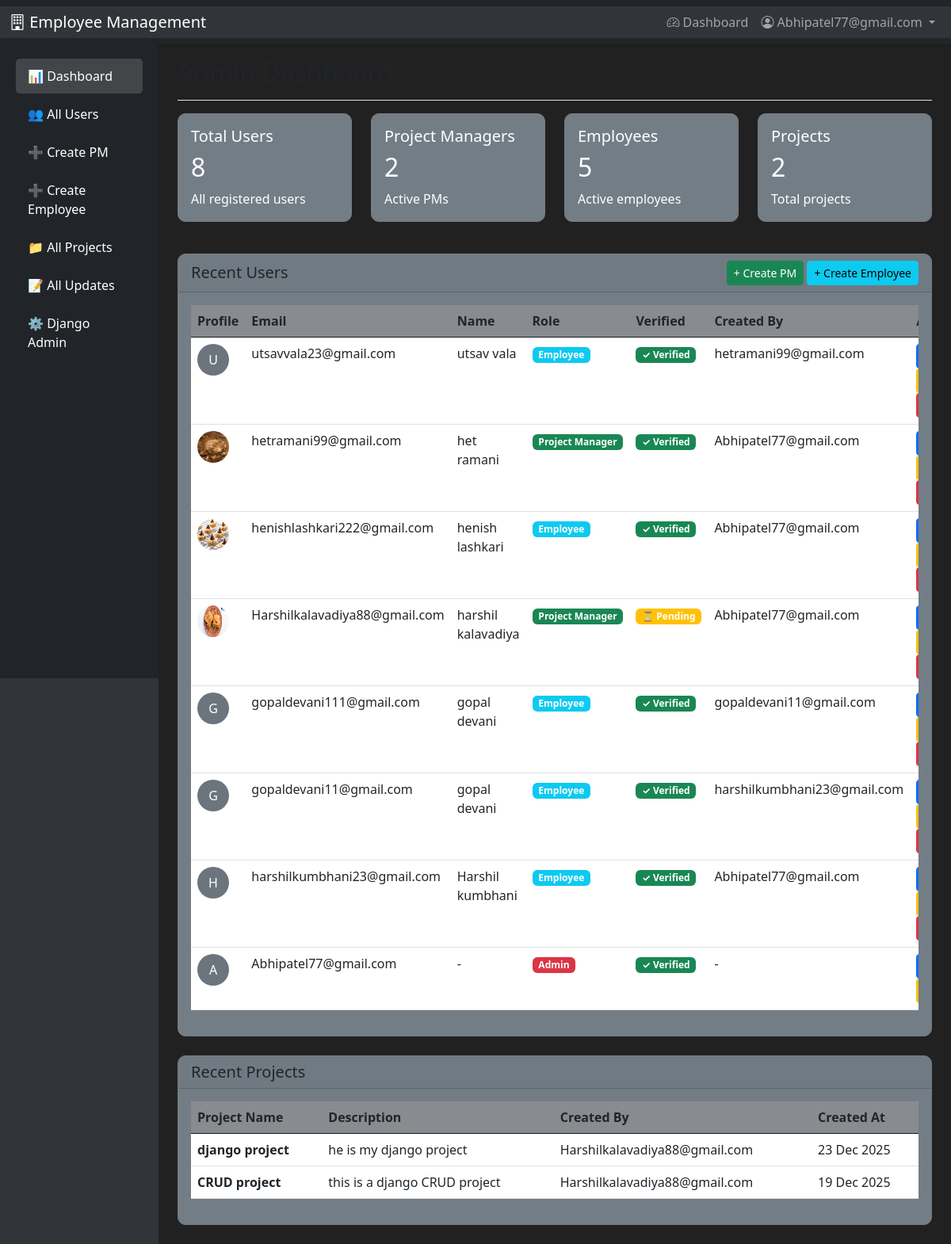
The page /dashboard/ (signed in) on the database as committed earlier.
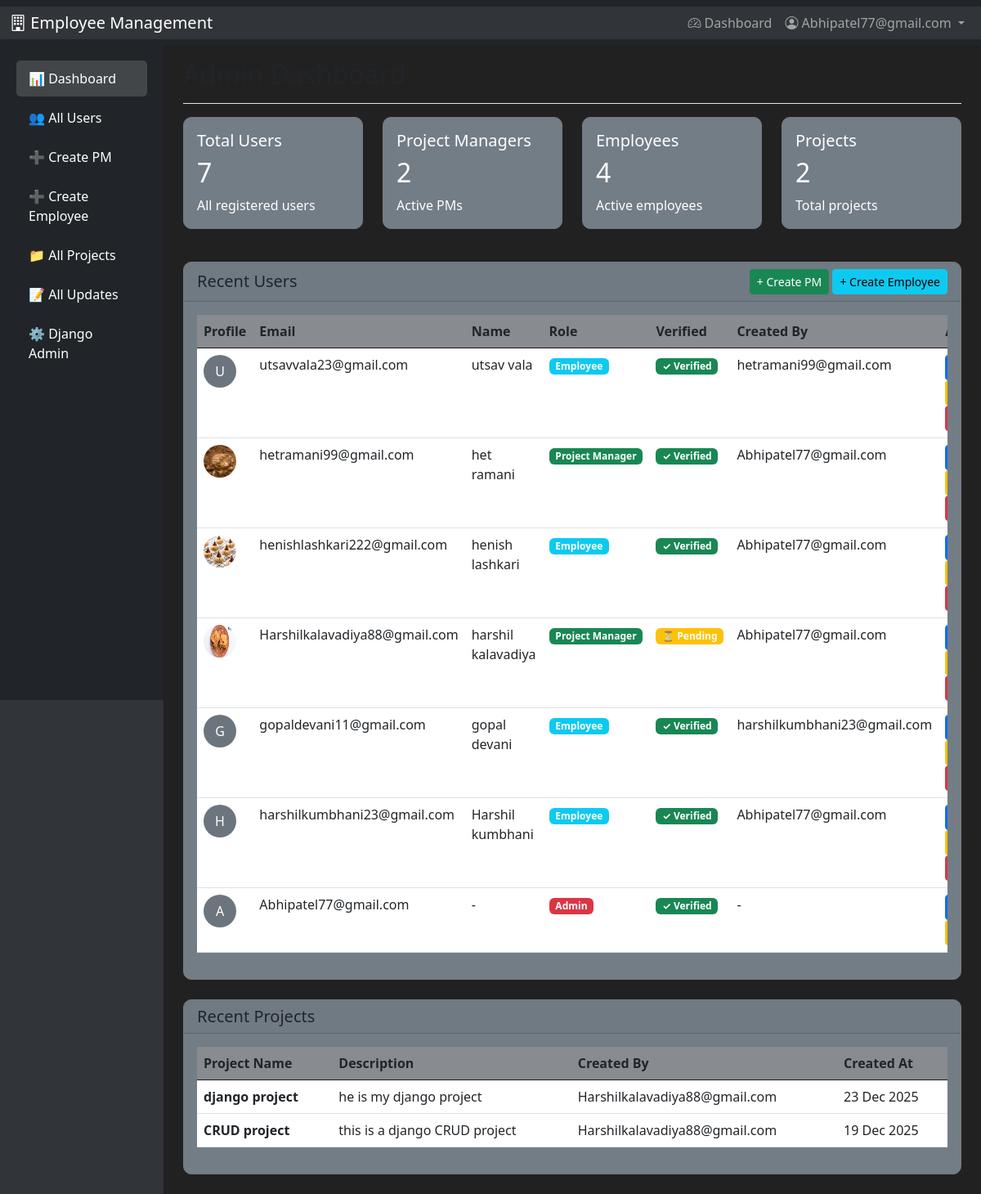
The same page on the database as committed later.
### accounts/models.py (models this page shows, shortened)
class User(AbstractUser):
    ROLE_CHOICES = (
        ('EMPLOYEE', 'Employee'),
        ('PM', 'Project Manager'),
        ('ADMIN', 'Admin'),
    )
    username = None
    email = models.EmailField(unique=True)
    role = models.CharField(max_length=10, choices=ROLE_CHOICES, default='EMPLOYEE')
    profile_image = models.ImageField(upload_to='profiles/', null=True, blank=True)
    is_verified = models.BooleanField(default=False)
    verification_token = models.CharField(max_length=100, blank=True)
    created_by = models.ForeignKey('self', on_delete=models.SET_NULL, null=True, blank=True, related_name='created_users')
    USERNAME_FIELD = 'email'
    REQUIRED_FIELDS = []
    objects = UserManager()
    class Meta:
        db_table = 'users'
        verbose_name = 'User'
        verbose_name_plural = 'Users'

class Project(models.Model):
    name = models.CharField(max_length=200)
    description = models.TextField(blank=True)
    created_by = models.ForeignKey(User, on_delete=models.CASCADE, limit_choices_to={'role': 'PM'}, related_name='projects')
    created_at = models.DateTimeField(auto_now_add=True)
    updated_at = models.DateTimeField(auto_now=True)
    class Meta:
        db_table = 'projects'
        ordering = ['-created_at']
        verbose_name = 'Project'
        verbose_name_plural = 'Projects'

### accounts/views.py (the view)
# urls.py: path('dashboard/', views.dashboard, name='dashboard'),
@login_required
def dashboard(request):
    user = request.user
    if user.role == 'ADMIN':
        return admin_dashboard(request)
    elif user.role == 'PM':
        return pm_dashboard(request)
    elif user.role == 'EMPLOYEE':
        return employee_dashboard(request)
    messages.error(request, "Your role is not configured. Please contact admin.")
    return redirect('login')

### accounts/views.py (called while the page is built)
def admin_required(view_func):
    def wrapper(request, *args, **kwargs):
        if not request.user.is_authenticated or request.user.role != 'ADMIN':
            messages.error(request, 'Access denied. Admin only.')
            return redirect('dashboard')
        return view_func(request, *args, **kwargs)
    return wrapper

@login_required
@admin_required
def admin_dashboard(request):
    context = {
        'total_users': User.objects.count(),
        'total_pms': User.objects.filter(role='PM').count(),
        'total_employees': User.objects.filter(role='EMPLOYEE').count(),
        'total_projects': Project.objects.count(),
        'recent_users': User.objects.all().order_by('-date_joined')[:10],
        'recent_projects': Project.objects.all().order_by('-created_at')[:5],
        'recent_updates': DailyUpdate.objects.all().order_by('-created_at')[:10],
    }
    return render(request, 'admin_dashboard.html', context)

### accounts/templates/admin_dashboard.html (shortened to what the changed rows need)
{% extends 'base.html' %}
{% load static %}
{% block content %}
<div class="container-fluid">
    <div class="row">
        <main class="col-md-10 ms-sm-auto px-md-4" style="margin-left: 16.66667%;">
            <div class="d-flex justify-content-between flex-wrap flex-md-nowrap align-items-center pt-3 pb-2 mb-3 border-bottom">
                <h1 class="h2">Admin Dashboard</h1>
            </div>
            <div class="row mb-4">
                <div class="col-md-3">
                    <div class="card text-white bg-primary mb-3">
                        <div class="card-body">
                            <h5 class="card-title">Total Users</h5>
                            <h2>{{ total_users }}</h2>
                            <p class="card-text">All registered users</p>
                        </div>
                    </div>
                </div>
                <div class="col-md-3">
                    <div class="card text-white bg-success mb-3">
                        <div class="card-body">
                            <h2>{{ total_pms }}</h2>
                        </div>
                    </div>
                </div>
                <div class="col-md-3">
                    <div class="card text-white bg-info mb-3">
                        <div class="card-body">
                            <h5 class="card-title">Employees</h5>
                            <h2>{{ total_employees }}</h2>
                            <p class="card-text">Active employees</p>
                        </div>
                    </div>
                </div>
                <div class="col-md-3">
                    <div class="card text-white bg-warning mb-3">
                        <div class="card-body">
                            <h2>{{ total_projects }}</h2>
                        </div>
                    </div>
                </div>
            </div>
            <div class="card mb-4">
                <div class="card-body">
                    <div class="table-responsive">
                        <table class="table table-hover">
                            <thead>
                                <tr>
                                    <th>Profile</th>
                                    <th>Email</th>
                                    <th>Name</th>
                                    <th>Role</th>
                                    <th>Verified</th>
                                    <th>Created By</th>
                                    <th>Actions</th>
                                </tr>
                            </thead>
                            <tbody>
                                {% for user in recent_users %}
                                <tr>
                                    <td>
                                        {% if user.profile_image %}
                                            <img src="{{ user.profile_image.url }}" alt="Profile" class="rounded-circle" width="40" height="40">
                                        {% else %}
                                            <div class="bg-secondary rounded-circle d-inline-flex align-items-center justify-content-center text-white" style="width: 40px; height: 40px;">
                                                {{ user.email|first|upper }}
                                            </div>
                                        {% endif %}
                                    </td>
                                    <td>{{ user.email }}</td>
                                    <td>{{ user.get_full_name|default:"-" }}</td>
                                    <td>
                                        <span class="badge bg-{% if user.role == 'ADMIN' %}danger{% elif user.role == 'PM' %}success{% else %}info{% endif %}">
                                            {{ user.get_role_display }}
                                        </span>
                                    </td>
                                    <td>
                                        {% if user.is_verified %}
                                            <span class="badge bg-success">✓ Verified</span>
                                        {% else %}
                                            <span class="badge bg-warning">⏳ Pending</span>
                                        {% endif %}
                                    </td>
                                    <td>{{ user.created_by.email|default:"-" }}</td>
                                    <td>
                                        <a href="{% url 'admin_user_detail' user.id %}" class="btn btn-sm btn-primary">View</a>
                                        <a href="{% url 'admin_user_update' user.id %}" class="btn btn-sm btn-warning">Edit</a>
                                        {% if not user.is_superuser %}
                                            <a href="{% url 'admin_user_delete' user.id %}" class="btn btn-sm btn-danger">Delete</a>
                                        {% endif %}
                                    </td>
                                </tr>
                                {% empty %}
                                <tr>
                                    <td colspan="7" class="text-center">No users found</td>
                                </tr>
                                {% endfor %}
                            </tbody>
                        </table>
                    </div>
                </div>
            </div>
            <div class="card mb-4">
                <div class="card-body">
                    <div class="table-responsive">
                        <table class="table table-hover">
                            <thead>
                                <tr>
                                    <th>Project Name</th>
                                    <th>Description</th>
                                    <th>Created By</th>
                                    <th>Created At</th>
                                </tr>
                            </thead>
                            <tbody>
                                {% for project in recent_projects %}
                                <tr>
                                    <td><strong>{{ project.name }}</strong></td>
                                    <td>{{ project.description|truncatewords:15 }}</td>
                                    <td>{{ project.created_by.email }}</td>
                                    <td>{{ project.created_at|date:"d M Y" }}</td>
                                </tr>
                                {% empty %}
                                <tr>
                                    <td colspan="4" class="text-center">No projects yet</td>
                                </tr>
                                {% endfor %}
                            </tbody>
                        </table>
                    </div>
                </div>
            </div>
        </main>
    </div>
</div>
{% endblock %}

### accounts/templates/base.html (shortened to what this page needs)
<!DOCTYPE html>
<html lang="en">
<head>
    <link href="https://cdn.jsdelivr.net/npm/bootstrap@5.3.0/dist/css/bootstrap.min.css" rel="stylesheet">
    <link rel="stylesheet" href="https://cdn.jsdelivr.net/npm/bootstrap-icons@1.11.0/font/bootstrap-icons.css">
</head>
<body>
    <nav class="navbar navbar-expand-lg navbar-dark bg-dark">
        <div class="container-fluid">
            <a class="navbar-brand" href="{% url 'dashboard' %}">
                <i class="bi bi-building"></i> Employee Management
            </a>
            {% if user.is_authenticated %}
                <div class="collapse navbar-collapse" id="navbarNav">
                    <ul class="navbar-nav ms-auto">
                        <li class="nav-item">
                            <a class="nav-link" href="{% url 'dashboard' %}">
                                <i class="bi bi-speedometer2"></i> Dashboard
                            </a>
                        </li>
                        <li class="nav-item dropdown">
                            <a class="nav-link dropdown-toggle" href="#" id="navbarDropdown" role="button" data-bs-toggle="dropdown">
                                <i class="bi bi-person-circle"></i> {{ user.email }}
                            </a>
                        </li>
                    </ul>
                </div>
            {% endif %}
        </div>
    </nav>
    <main>
        {% block content %}{% endblock %}
    </main>
</body>
</html>

Rows that differ between the two databases and show on the page:
removed User: email|first "G", email "gopaldevani111@gmail.com", get_full_name "gopal devani", role "Employee", is_verified "✓ Verified", created_by.email "gopaldevani11@gmail.com"
Other text that changed with them:
{{ total_users }}: "8" → "7"
{{ total_employees }}: "5" → "4"
